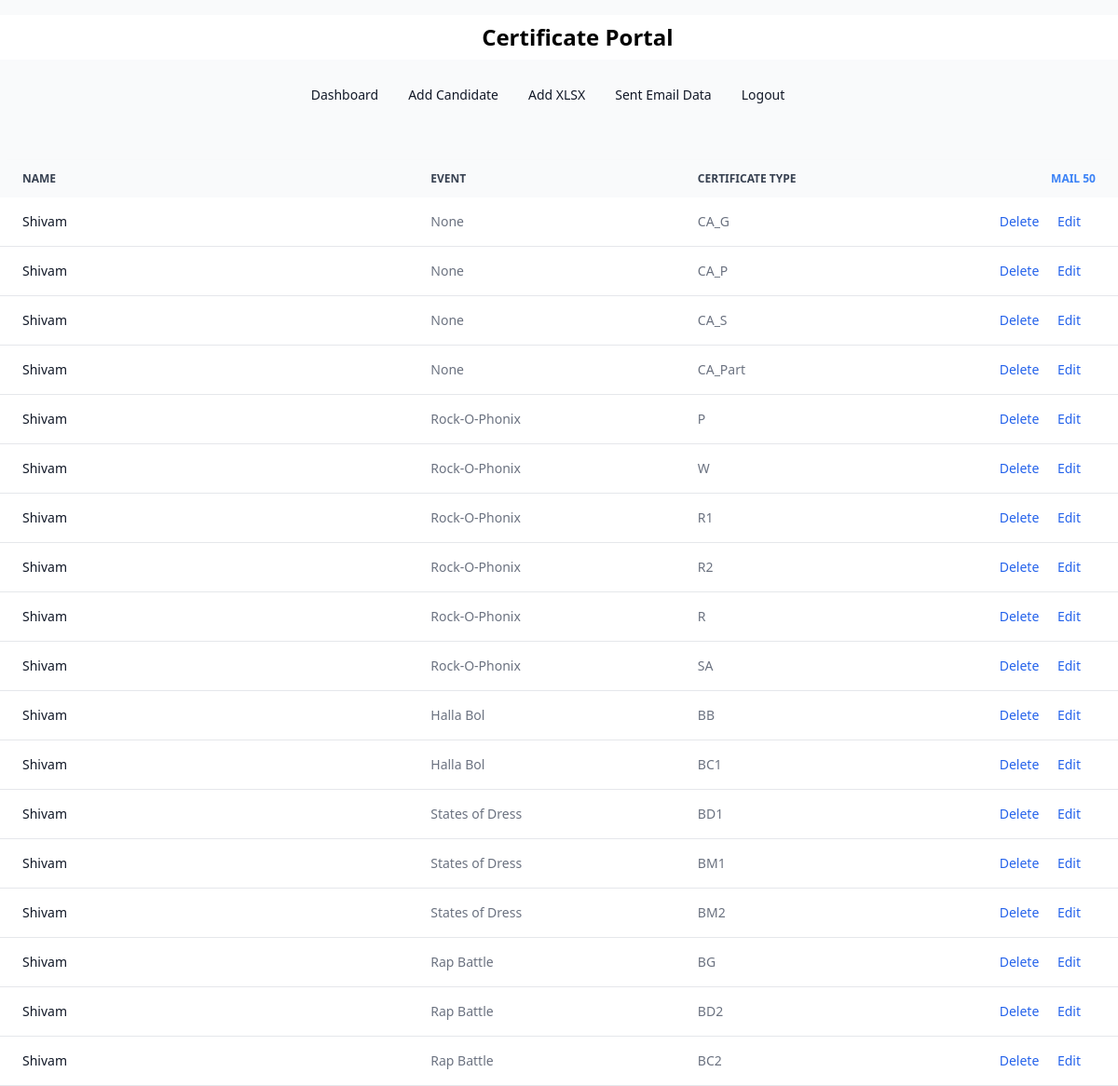
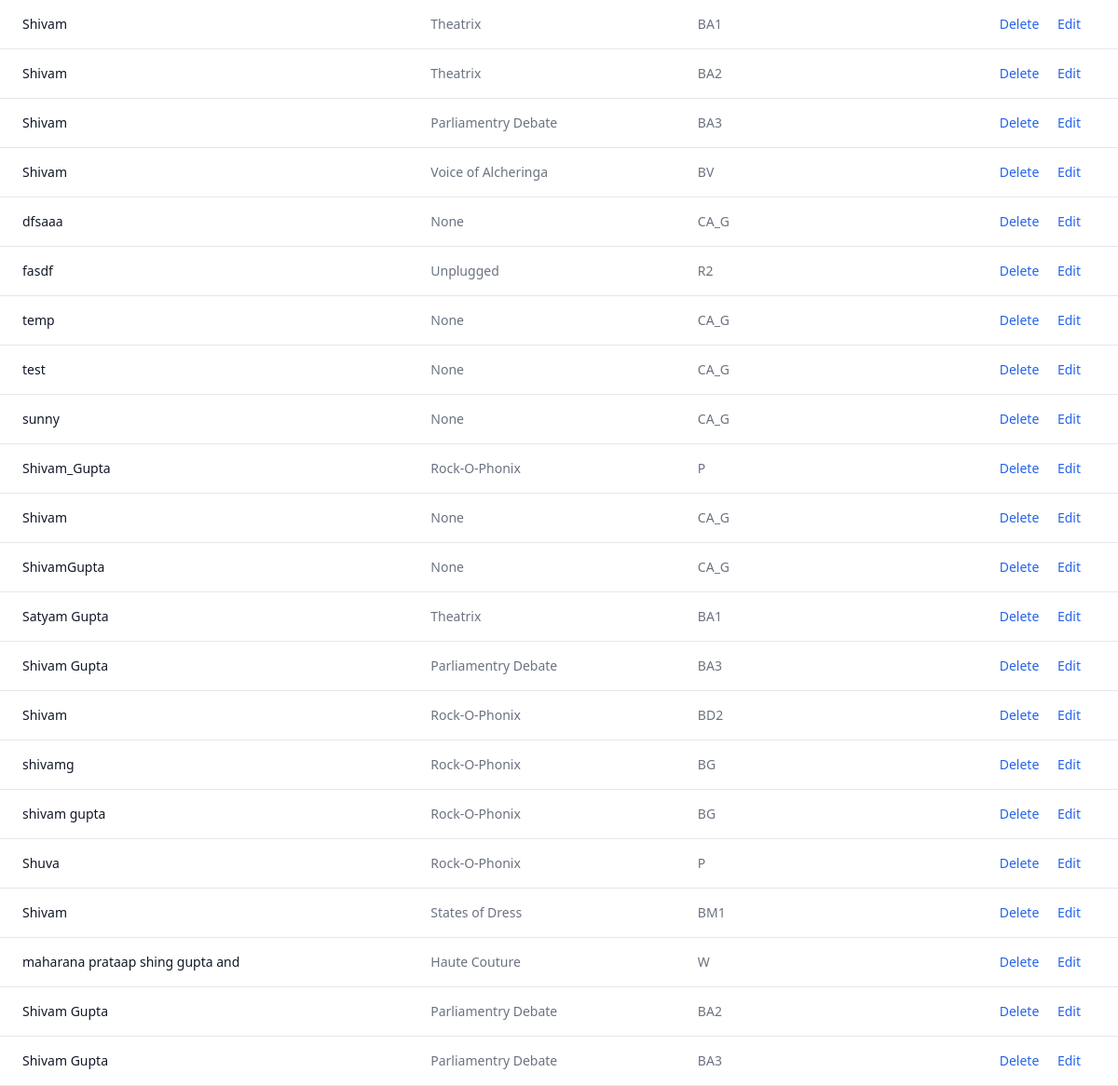
The page /dashboard/1 (signed in) on the database its author committed (2 pictures, top to bottom).
### main/models.py (models this page shows, shortened)
class candidate(models.Model):
    name = models.CharField(max_length=255 , null=False)
    certificate_type = models.CharField(max_length=30, choices=CERTIFICATE_OPTIONS, default='CA' ,blank = False)
    college = models.CharField(max_length=255 , null=True, blank=True)
    is_sent = models.BooleanField(default=False)
    is_valid = models.BooleanField(default = True)
    event = models.CharField(max_length=50, choices=EVENT_OPTIONS, default='', blank = False)
    email = models.EmailField(max_length=70, blank = False)

### main/views.py (the view)
# urls.py: path('dashboard/', views.dashboard, name='dashboard'),
@login_required(redirect_field_name='login')
def dashboard(request, sent=0):
    if sent == 1:
        context = {'candidates': candidate.objects.filter(is_sent=True)}
    else:
        context = {'candidates': candidate.objects.filter(
            Q(is_sent=False))}
    return render(request, 'main/dashboard.html', context)

### main/templates/main/dashboard.html (shortened to what this page needs)
{% extends 'partials/base.html' %} {% load static %} {% block content %}
{%include "partials/navbar.html" %}
<div class="mt-12 shadow-md sm:rounded-lg">
  <table class="w-full text-sm text-left text-gray-500 dark:text-gray-400">
    <thead
      class="text-xs text-gray-700 uppercase bg-gray-50 dark:bg-gray-700 dark:text-gray-400"
    >
      <tr>
        <th scope="col" class="px-6 py-3">Name</th>
        <th scope="col" class="px-6 py-3">Event</th>
        <th scope="col" class="px-6 py-3">Certificate Type</th>
        <th scope="col" class="px-6 py-3 text-right"><a href={%url 'mail_all'%} class="text-blue-500 hover:underline">Mail 50</a></th>
      </tr>
    </thead>
    <tbody>
      {%if candidates%} {% for candidate in candidates %}
      <tr
        class="bg-white border-b dark:bg-gray-800 dark:border-gray-700 hover:bg-gray-50 dark:hover:bg-gray-600"
      >
        <th
          scope="row"
          class="px-6 py-4 font-medium text-gray-900 whitespace-nowrap dark:text-white"
        >
          {{candidate.name}}
        </th>
        <td class="px-6 py-4">{{candidate.event}}</td>
        <td class="px-6 py-4">{{candidate.certificate_type}}</td>
        <td class="px-6 py-4 text-right">
          <a
            href="{%  url 'delete' candidate.email %}"
            class="font-medium text-blue-600 dark:text-blue-500 hover:underline mr-4"
            >Delete</a
          >
          <a
            href="{% url 'update' candidate.id %}"
            class="font-medium text-blue-600 dark:text-blue-500 hover:underline mr-4"
            >Edit</a
          >
        </td>
      </tr>
      {%endfor%} {%endif%}
    </tbody>
  </table>
</div>
{% endblock %}

### main/templates/partials/base.html (shortened to what this page needs)
{% load static %}
<!DOCTYPE html>
<html lang="en">
  <head>
    <script src="https://cdn.tailwindcss.com"></script>
  </head>
  <body class="bg-gray-50 dark:bg-gray-900 mt-4">
     {% block content %} {% endblock %}
  </body>
</html>

### main/templates/partials/navbar.html
{% load static %}
<nav class="w-screen bg-white border-gray-200 dark:bg-gray-900">
  <div
    class="flex flex-wrap justify-center items-center mx-auto max-w-screen-xl p-2"
  >
    <img
      src="{%static 'images/logo.svg'%}"
      class="h-8 mr-3"
      alt="Flowbite Logo"
    />
    <span class="text-2xl font-semibold whitespace-nowrap dark:text-white"
      >Certificate Portal</span
    >
  </div>
</nav>
<nav class="flex justify-centerbg-gray-50 dark:bg-gray-700 mt-4">
  <div class="max-w-screen-xl px-4 py-3 mx-auto">
    <div class="flex items-center">
      <ul
        class="flex justify-center flex-row font-medium mt-0 mr-6 space-x-8 text-sm"
      >
        <li>
          <a
            href="{% url 'dashboard' %}"
            class="text-gray-900 dark:text-white hover:underline"
            aria-current="page"
            >Dashboard</a
          >
        </li>
        <li>
          <a
            href="{% url 'addCandidate'%}"
            class="text-gray-900 dark:text-white hover:underline"
            >Add Candidate</a
          >
        </li>
        <li>
          <a href="{% url 'csv' %}" class="text-gray-900 dark:text-white hover:underline"
            >Add XLSX</a
          >
        </li>
        <li>
          <a
            href="{% url 'dashboard' 1%}"
            class="text-gray-900 dark:text-white hover:underline"
            >Sent Email Data</a
          >
        </li>
        <li>
          <a
            href="{% url 'logout' %}"
            class="text-gray-900 dark:text-white hover:underline"
            >Logout</a
          >
        </li>
      </ul>
    </div>
  </div>
</nav>

### rows shown on the page
candidate: name "Shivam", event "None", certificate_type "CA_G"
candidate: name "Shivam", event "None", certificate_type "CA_P"
candidate: name "Shivam", event "None", certificate_type "CA_S"
candidate: name "Shivam", event "None", certificate_type "CA_Part"
candidate: name "Shivam", event "Rock-O-Phonix", certificate_type "P"
candidate: name "Shivam", event "Rock-O-Phonix", certificate_type "W"
candidate: name "Shivam", event "Rock-O-Phonix", certificate_type "R1"
candidate: name "Shivam", event "Rock-O-Phonix", certificate_type "R2"
candidate: name "Shivam", event "Rock-O-Phonix", certificate_type "R"
candidate: name "Shivam", event "Rock-O-Phonix", certificate_type "SA"
candidate: name "Shivam", event "Halla Bol", certificate_type "BB"
candidate: name "Shivam", event "Halla Bol", certificate_type "BC1"
candidate: name "Shivam", event "States of Dress", certificate_type "BD1"
candidate: name "Shivam", event "States of Dress", certificate_type "BM1"
candidate: name "Shivam", event "States of Dress", certificate_type "BM2"
candidate: name "Shivam", event "Rap Battle", certificate_type "BG"
candidate: name "Shivam", event "Rap Battle", certificate_type "BD2"
candidate: name "Shivam", event "Rap Battle", certificate_type "BC2"
candidate: name "Shivam", event "Theatrix", certificate_type "BA1"
candidate: name "Shivam", event "Theatrix", certificate_type "BA2"
candidate: name "Shivam", event "Parliamentry Debate", certificate_type "BA3"
candidate: name "Shivam", event "Voice of Alcheringa", certificate_type "BV"
candidate: name "dfsaaa", event "None", certificate_type "CA_G"
candidate: name "fasdf", event "Unplugged", certificate_type "R2"
candidate: name "temp", event "None", certificate_type "CA_G"
candidate: name "test", event "None", certificate_type "CA_G"
candidate: name "sunny", event "None", certificate_type "CA_G"
candidate: name "Shivam_Gupta", event "Rock-O-Phonix", certificate_type "P"
candidate: name "Shivam", event "None", certificate_type "CA_G"
candidate: name "ShivamGupta", event "None", certificate_type "CA_G"
candidate: name "Satyam Gupta", event "Theatrix", certificate_type "BA1"
candidate: name "Shivam Gupta", event "Parliamentry Debate", certificate_type "BA3"
candidate: name "Shivam", event "Rock-O-Phonix", certificate_type "BD2"
candidate: name "shivamg", event "Rock-O-Phonix", certificate_type "BG"
candidate: name "shivam gupta", event "Rock-O-Phonix", certificate_type "BG"
candidate: name "Shuva", event "Rock-O-Phonix", certificate_type "P"
candidate: name "Shivam", event "States of Dress", certificate_type "BM1"
candidate: name "maharana prataap shing gupta and", event "Haute Couture", certificate_type "W"
candidate: name "Shivam Gupta", event "Parliamentry Debate", certificate_type "BA2"
candidate: name "Shivam Gupta", event "Parliamentry Debate", certificate_type "BA3"
